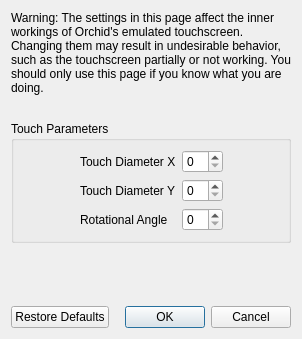
<?xml version="1.0" encoding="UTF-8"?>
<ui version="4.0">
 <class>ConfigureTouchscreenAdvanced</class>
 <widget class="QDialog" name="ConfigureTouchscreenAdvanced">
  <property name="geometry">
   <rect>
    <x>0</x>
    <y>0</y>
    <width>298</width>
    <height>339</height>
   </rect>
  </property>
  <property name="windowTitle">
   <string>Configure Touchscreen</string>
  </property>
  <layout class="QVBoxLayout" name="verticalLayout">
   <item>
    <widget class="QLabel" name="label_2">
     <property name="minimumSize">
      <size>
       <width>280</width>
       <height>0</height>
      </size>
     </property>
     <property name="text">
      <string>Warning: The settings in this page affect the inner workings of Orchid's emulated touchscreen. Changing them may result in undesirable behavior, such as the touchscreen partially or not working. You should only use this page if you know what you are doing.</string>
     </property>
     <property name="wordWrap">
      <bool>true</bool>
     </property>
    </widget>
   </item>
   <item>
    <spacer name="verticalSpacer_2">
     <property name="orientation">
      <enum>Qt::Vertical</enum>
     </property>
     <property name="sizeType">
      <enum>QSizePolicy::Fixed</enum>
     </property>
     <property name="sizeHint" stdset="0">
      <size>
       <width>20</width>
       <height>20</height>
      </size>
     </property>
    </spacer>
   </item>
   <item>
    <widget class="QGroupBox" name="gridGroupBox">
     <property name="title">
      <string>Touch Parameters</string>
     </property>
     <layout class="QGridLayout" name="gridLayout">
      <item row="0" column="0">
       <spacer name="horizontalSpacer">
        <property name="orientation">
         <enum>Qt::Horizontal</enum>
        </property>
        <property name="sizeHint" stdset="0">
         <size>
          <width>40</width>
          <height>20</height>
         </size>
        </property>
       </spacer>
      </item>
      <item row="1" column="1">
       <widget class="QLabel" name="label_4">
        <property name="text">
         <string>Touch Diameter Y</string>
        </property>
       </widget>
      </item>
      <item row="0" column="3">
       <spacer name="horizontalSpacer_2">
        <property name="orientation">
         <enum>Qt::Horizontal</enum>
        </property>
        <property name="sizeHint" stdset="0">
         <size>
          <width>40</width>
          <height>20</height>
         </size>
        </property>
       </spacer>
      </item>
      <item row="0" column="1">
       <widget class="QLabel" name="label_3">
        <property name="text">
         <string>Touch Diameter X</string>
        </property>
       </widget>
      </item>
      <item row="2" column="1">
       <widget class="QLabel" name="label_5">
        <property name="text">
         <string>Rotational Angle</string>
        </property>
       </widget>
      </item>
      <item row="0" column="2">
       <widget class="QSpinBox" name="diameter_x_box"/>
      </item>
      <item row="1" column="2">
       <widget class="QSpinBox" name="diameter_y_box"/>
      </item>
      <item row="2" column="2">
       <widget class="QSpinBox" name="angle_box"/>
      </item>
     </layout>
    </widget>
   </item>
   <item>
    <spacer name="verticalSpacer">
     <property name="orientation">
      <enum>Qt::Vertical</enum>
     </property>
     <property name="sizeHint" stdset="0">
      <size>
       <width>20</width>
       <height>40</height>
      </size>
     </property>
    </spacer>
   </item>
   <item>
    <layout class="QHBoxLayout" name="horizontalLayout">
     <item>
      <widget class="QPushButton" name="restore_defaults_button">
       <property name="text">
        <string>Restore Defaults</string>
       </property>
      </widget>
     </item>
     <item>
      <widget class="QDialogButtonBox" name="buttonBox">
       <property name="standardButtons">
        <set>QDialogButtonBox::Cancel|QDialogButtonBox::Ok</set>
       </property>
      </widget>
     </item>
    </layout>
   </item>
  </layout>
 </widget>
 <resources/>
 <connections>
  <connection>
   <sender>buttonBox</sender>
   <signal>accepted()</signal>
   <receiver>ConfigureTouchscreenAdvanced</receiver>
   <slot>accept()</slot>
  </connection>
  <connection>
   <sender>buttonBox</sender>
   <signal>rejected()</signal>
   <receiver>ConfigureTouchscreenAdvanced</receiver>
   <slot>reject()</slot>
   </connection>
 </connections>
</ui>
